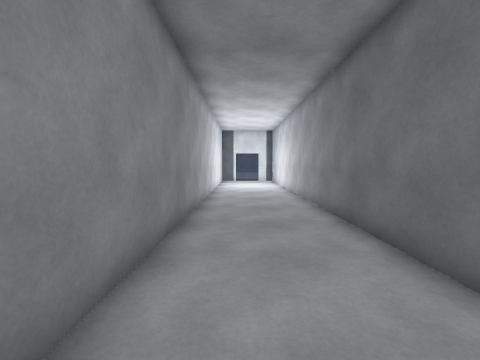
[1] (above)

14 first-person views from a walk through a Unity game level. The camera is 1.4 m above the floor, tilts 4° down and sees 90° across. Doors are open. The floor is counted in squares, 1 m on a side. Each view is taken from the middle of a square. On the plan, view 1 faces up. The plan holds only what a view shows up to about 13 squares ahead; the rest is blank. The place goes on beyond the plan.

[2]
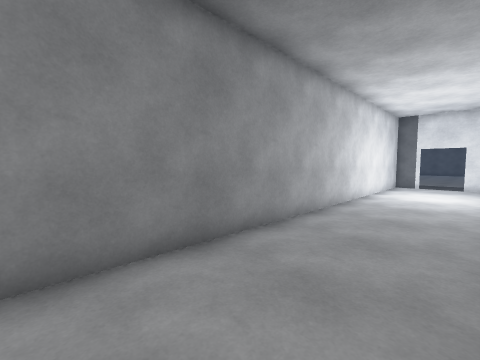

[3]
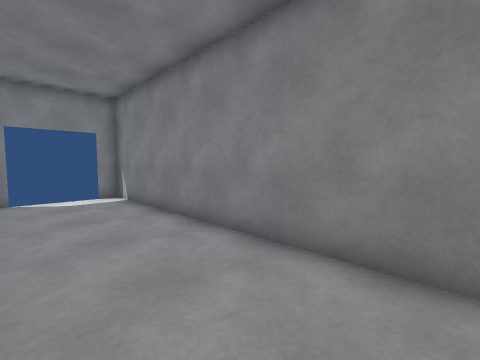

[4]
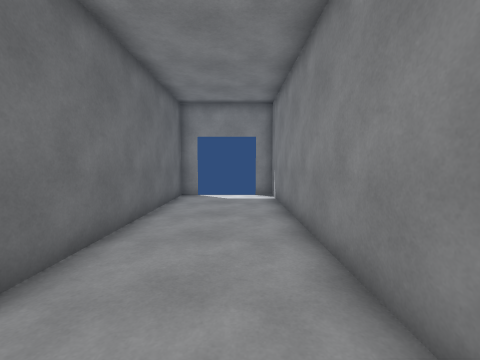

[5]
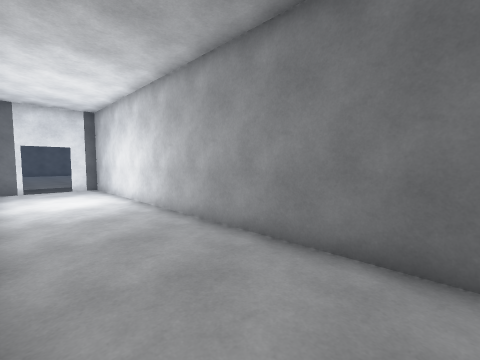

[6]
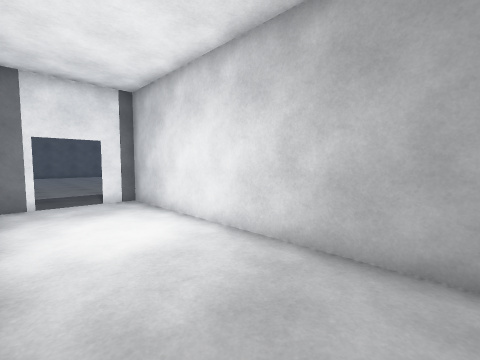

[7]
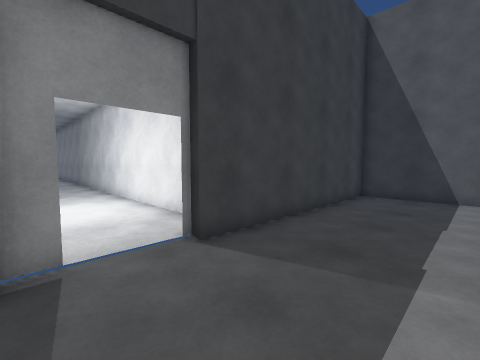

[8]
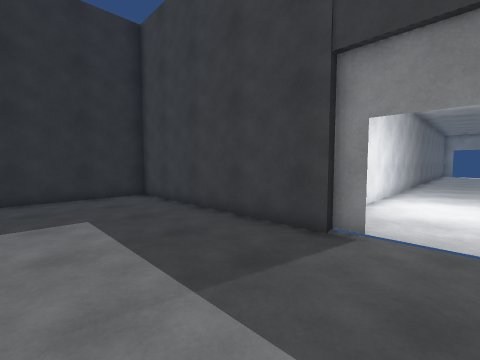

[9]
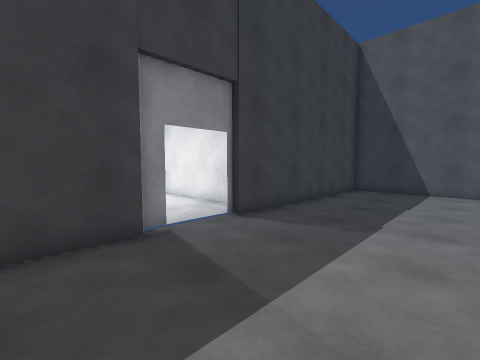

[10]
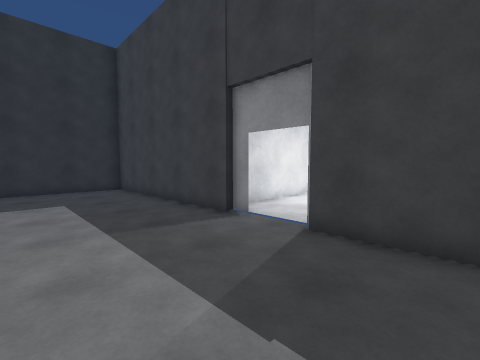

[11]
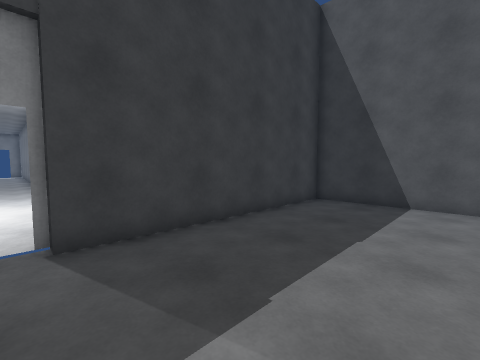

[12]
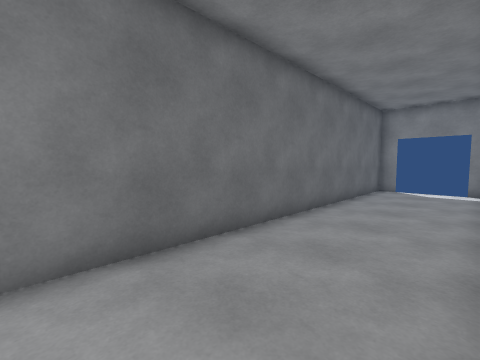

[13]
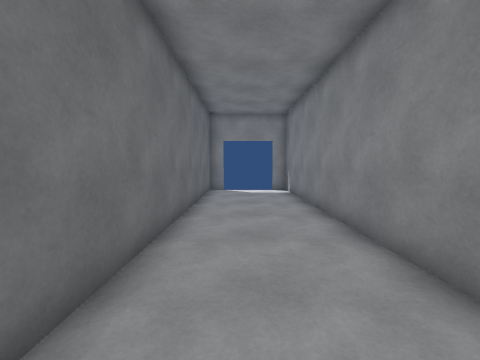

[14]
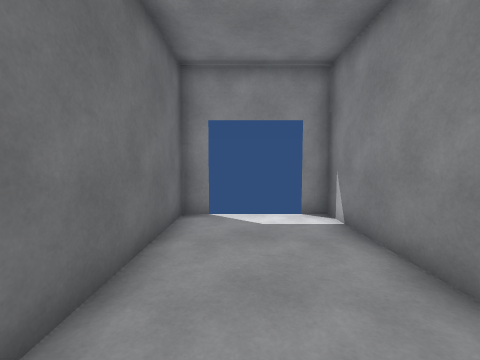

### Floor plan
Points are (right, up) in squares from view 1. A wall is a line through its corners. A room is listed if a view was taken in it or the views show most of it. See-through windows are left out.
Room 1 (views 1, 2, 3, 4, 5, 6, 12, 13, 14)
walls: (-1.4, 18) (-1.4, -6.5) (-0.6, -6.5); (1.7, -6.5) (2.6, -6.5) (2.6, 19.2) (1.4, 19.2); (-0.2, 19.2) (-1.1, 19.2)
ways out: open door at (1, 19) to room 2
Room 2 (views 7, 8, 9, 10, 11)
walls: (2, 19.5) (10.6, 19.5) (10.6, 24.1); (1.4, 19.2) (2.1, 19.2); (-8.8, 24.1) (-8.8, 19.5) (-0.5, 19.5)
ways out: open door at (1, 19) to room 1

Positions as (right, up) in squares from view 1, and headings:
1: (0, 0), facing up
2: (2, 3), facing up-left
3: (2, 4), facing down-left
4: (0, 4), facing down
5: (-1, 5), facing up-right
6: (-1, 10), facing up-right
7: (2, 23), facing down-left
8: (0, 24), facing down-right
9: (4, 24), facing down-left
10: (-3, 24), facing down-right
11: (0, 24), facing down-left
12: (-1, 7), facing down-right
13: (1, 6), facing down
14: (1, 0), facing down
